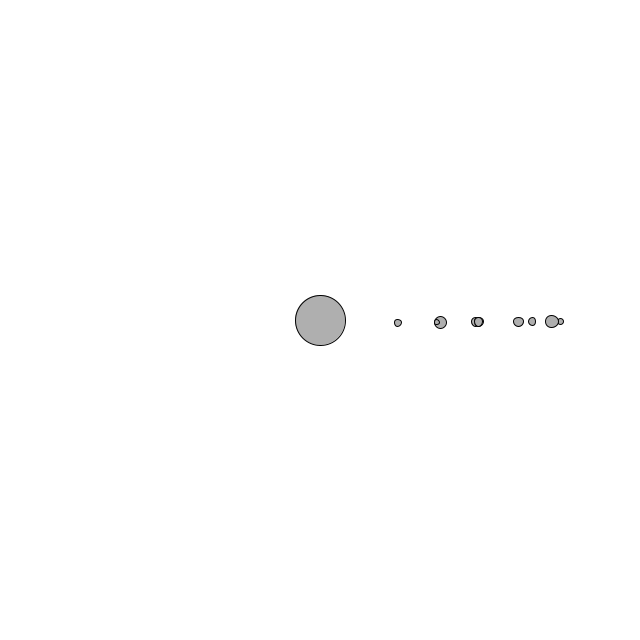
Frame 1 (no input)
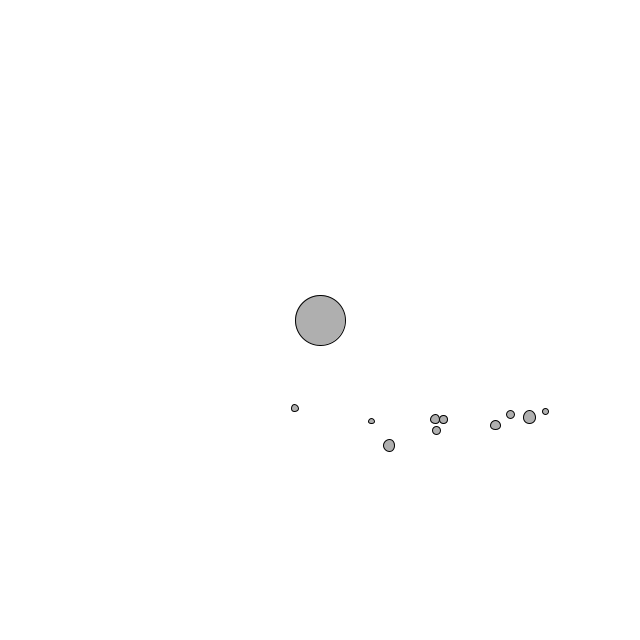
Frame 60 (the mouse pressed at the canvas centre just before this capture)
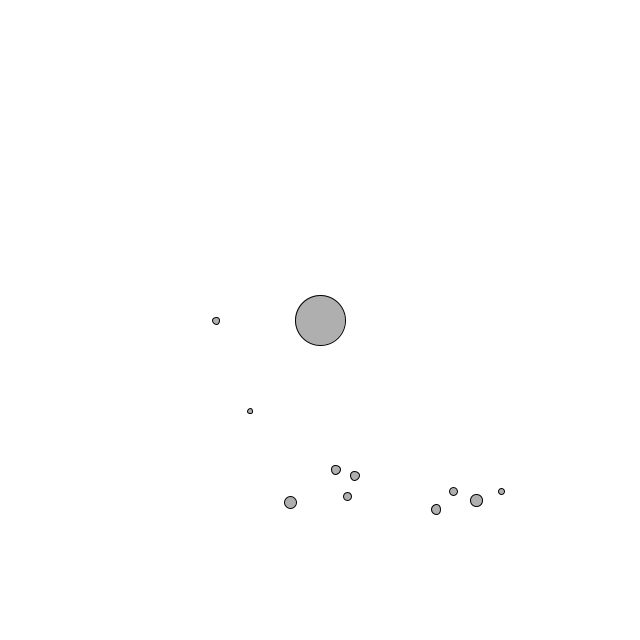
Frame 120 (the mouse held since frame 60 and released just before this capture)

The Processing sketch that drew these frames (run headless with seeded random() and noise(); from frame 60 on, the mouse is pressed at the canvas centre):

// Processing sketch: solar_system_simple
// ── solar_system_simple.pde
// Simple solar system
// Simulate a solar system where all planets are attracted to the sun only.
// Orbital velocity for a circular orbit is calculated, and then randomly adjusted to produce elliptical orbits.

Mover[] planet = new Mover[10];
Mover sun;

void setup() {
  size(640, 640);

  // Planet initialisers
  float mass;
  float radius;      // Starting orbital radius
  PVector planetVel; // Initial planet velocity

  // amount by which to destabilise orbit (move away from circular)
  float tweakX;      
  float tweakY;
  PVector orbitAdjust;

  sun = new Mover(50, new PVector(width/2, height/2), 0, new PVector(0, 0));

  // Initialise the planets
  for (int i = 0; i < planet.length; i++) {
    mass = random(5, 15);
    radius = random(75, 250);
    tweakY = random(0, 0.2);
    tweakX = random(0, 0.1);

    planetVel = new PVector(0, sqrt((sun.G * sun.mass)/(radius)) );
    orbitAdjust = new PVector( random(-tweakX*planetVel.y, tweakX*planetVel.y), random(tweakY*planetVel.y, tweakY*planetVel.y) );
    planetVel.add(orbitAdjust);

    planet[i] = new Mover(mass, sun.location, radius, planetVel);
  }
}

void draw() {
  background(255);

  for (int i = 0; i < planet.length; i++) {
    PVector force = sun.attract(planet[i]);
    planet[i].applyForce(force);

    planet[i].update();
    planet[i].display();
  }
  sun.display();
}
// ── mover.pde
class Mover {

  PVector location;
  PVector velocity;
  PVector acceleration;
  float mass;
  float G;              // Universal Gravitational Constant

  Mover(float m, PVector focus, float r, PVector velocity_) {
    mass = m;
    location = new PVector(focus.x + r, focus.y); // Start all planets aligned for simplicity
    velocity = velocity_;
    acceleration = new PVector(0, 0);
    G = 10;
  }

  void applyForce(PVector force) {
    PVector f = PVector.div(force, mass);
    acceleration.add(f);
  }

  void update() {
    velocity.add(acceleration);
    location.add(velocity);
    acceleration.mult(0);  // Remember to clear acceleration so it is not accumulated across frames.
  }

  PVector attract(Mover m) {
    PVector force = PVector.sub(location, m.location);
    float distance = force.mag();

    // Constrain force if distance is zero
    if (distance == 0) {
      force.mult(0);
    } else {
      force.normalize();
      float strength = (G * mass * m.mass) / (distance * distance);
      force.mult(strength);
    }
    return force;
  }

  void display() {
    stroke(2);
    fill(175);
    //[offset-down] Scaling the size according to mass.
    ellipse(location.x, location.y, mass, mass);
  }

  // Somewhat arbitrarily, we are deciding that an object bounces when it hits the edges of a window.
  void checkEdges() {
    if (location.x > width) {
      location.x = width;
      velocity.x *= -1;
    } else if (location.x < 0) {
      velocity.x *= -1;
      location.x = 0;
    }

    if (location.y > height) {
      // Even though we said we shouldn't touch location and velocity directly, there are some exceptions.
      // Here we are doing so as a quick and easy way to reverse the direction of our object when it reaches the edge.
      velocity.y *= -1;
      location.y = height;
    } else if (location.y < 0) {
      velocity.y *= -1;
      location.y = 0;
    }
  }
}
